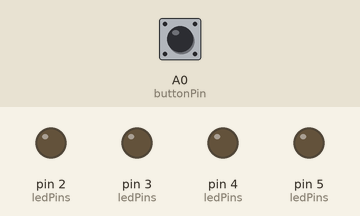
A sketch run on a simulated Arduino Uno, built with avr-gcc and run on an emulated ATmega328P. On the bench: output pins drawn as LEDs (lit = HIGH). The test bench sets the inputs (shaded band); at power-on: A0 (buttonPin) LOW.

Above: at 1.2 s.
1.3 s: A0 (buttonPin) pulled HIGH for 0.15 s
At 2.0 s:
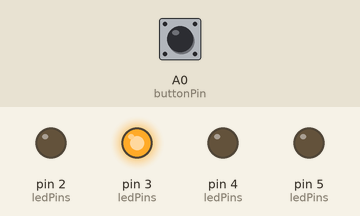
2.9 s: A0 (buttonPin) pulled HIGH for 1 s
At 3.3 s:
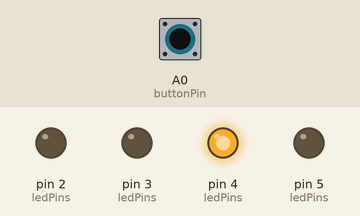
5.4 s: A0 (buttonPin) pulled HIGH for 0.15 s
At 6.4 s:
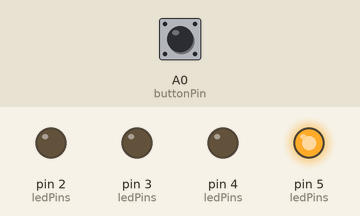
7.0 s: A0 (buttonPin) pulled HIGH for 3.2 s
At 7.6 s:
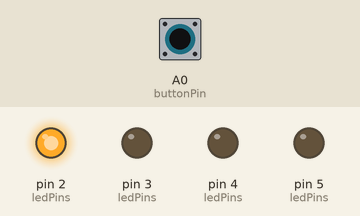
Timing chart, 0 to 10.0 s (numbered marks = the images above; inputs shaded):
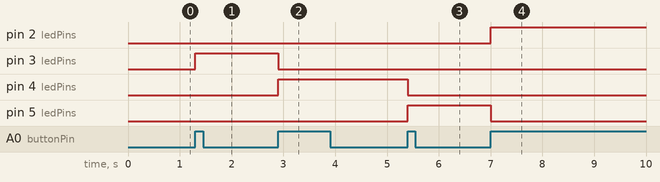

Measured:
- after the input at 1.3 s, pin 3 (ledPins): LOW → HIGH at once
- after the input at 2.9 s, pin 3 (ledPins): HIGH → LOW at once; pin 4 (ledPins): LOW → HIGH at once
- after the input at 5.4 s, pin 4 (ledPins): HIGH → LOW at once; pin 5 (ledPins): LOW → HIGH at once
- after the input at 7.0 s, pin 2 (ledPins): LOW → HIGH at once; pin 5 (ledPins): HIGH → LOW at once

The sketch:

sketch_nov28b.ino
```cpp
#define LED1 2
#define LED2 3
#define LED3 4
#define LED4 5

#define BUTTON A0

const int ledPins[] = {LED1, LED2, LED3, LED4};
const int buttonPin = BUTTON;

int state = 0;
bool buttonPressed = false;

void setup() {
  // put your setup code here, to run once:
  for (int i = 0; i < 4; ++i) {
    pinMode (ledPins[i], OUTPUT);

  }
  pinMode(buttonPin, INPUT);
}

void loop() {
  // put your main code here, to run repeatedly:
  if (digitalRead(buttonPin) == HIGH &&! buttonPressed) {
    buttonPressed = true;
    state = (state + 1) % 4;
    for (int i = 0; i < 4; ++i) {
      digitalWrite(ledPins[i], i == state ? HIGH : LOW);
    }
  }
  else if (digitalRead(buttonPin) == LOW) {
    buttonPressed = false;
  }
  delay(50);
}
```
